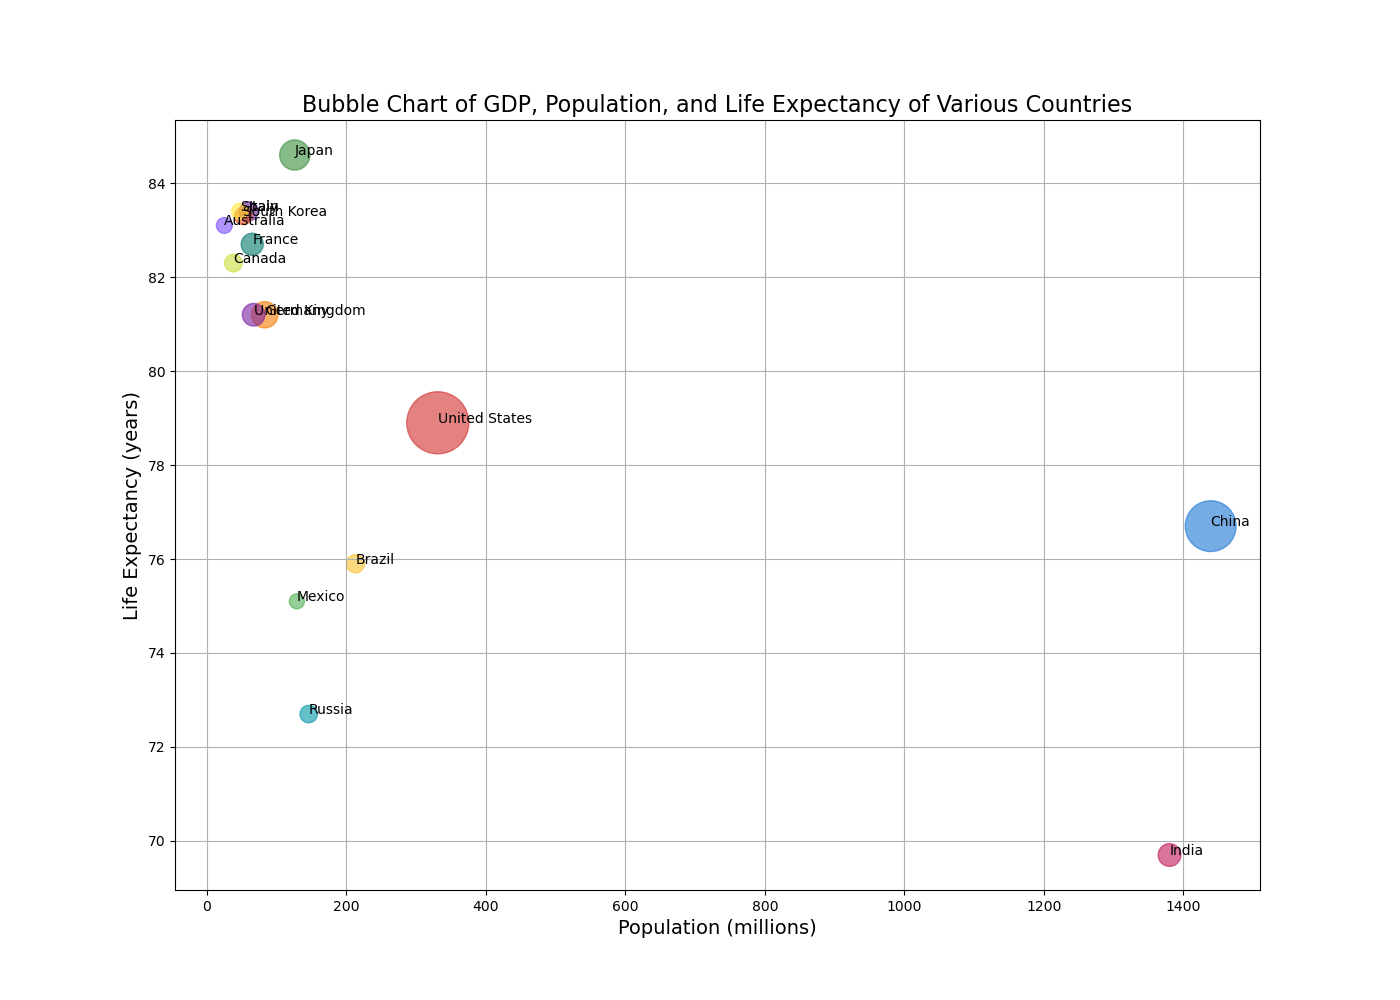

Here is the Python script that generated this plot:

import matplotlib.pyplot as plt

# Data
countries = ['United States', 'China', 'Japan', 'Germany', 'India', 
             'United Kingdom', 'France', 'Brazil', 'Italy', 'Canada', 
             'Russia', 'South Korea', 'Spain', 'Australia', 'Mexico']
gdp = [21433, 14343, 5081, 3846, 2875, 2829, 2716, 1847, 2001, 1736, 
       1699, 1641, 1430, 1393, 1263]  # in billions
population = [331, 1439, 126, 83, 1380, 67, 65, 213, 60, 38, 146, 52, 
              47, 25, 129]  # in millions
life_expectancy = [78.9, 76.7, 84.6, 81.2, 69.7, 81.2, 82.7, 75.9, 
                   83.4, 82.3, 72.7, 83.3, 83.4, 83.1, 75.1]  # in years

# Color for each country
colors = ['#d32f2f', '#1976d2', '#388e3c', '#f57c00', '#c2185b', 
          '#7b1fa2', '#00796b', '#fbc02d', '#6a1b9a', '#cddc39', 
          '#0097a7', '#e64a19', '#ffeb3b', '#7c4dff', '#4caf50']

# Using GDP as the size of the bubble
sizes = [g / max(gdp) * 2000 for g in gdp]

# Set up the figure size
plt.figure(figsize=(14, 10))

# Scatter plot
plt.scatter(population, life_expectancy, s=sizes, c=colors, alpha=0.6)

# Labels and Title
plt.title('Bubble Chart of GDP, Population, and Life Expectancy of Various Countries', fontsize=16)
plt.xlabel('Population (millions)', fontsize=14)
plt.ylabel('Life Expectancy (years)', fontsize=14)

# Add country names to the bubbles
for i, country in enumerate(countries):
    plt.annotate(country, (population[i], life_expectancy[i]), fontsize=10)

# Show grid
plt.grid(True)

# Show the plot
plt.show()
